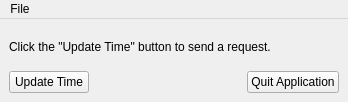
<?xml version="1.0" encoding="UTF-8"?>
<ui version="4.0">
 <class>MainWindow</class>
 <widget class="QMainWindow" name="MainWindow">
  <property name="geometry">
   <rect>
    <x>0</x>
    <y>0</y>
    <width>348</width>
    <height>102</height>
   </rect>
  </property>
  <property name="windowTitle">
   <string>MainWindow</string>
  </property>
  <widget class="QWidget" name="centralwidget">
   <layout class="QVBoxLayout" name="verticalLayout">
    <item>
     <widget class="QLabel" name="label">
      <property name="text">
       <string>Click the &quot;Update Time&quot; button to send a request.</string>
      </property>
     </widget>
    </item>
    <item>
     <layout class="QHBoxLayout" name="horizontalLayout">
      <item>
       <widget class="QPushButton" name="updateTime">
        <property name="text">
         <string>Update Time</string>
        </property>
       </widget>
      </item>
      <item>
       <spacer name="horizontalSpacer">
        <property name="orientation">
         <enum>Qt::Horizontal</enum>
        </property>
        <property name="sizeHint" stdset="0">
         <size>
          <width>40</width>
          <height>20</height>
         </size>
        </property>
       </spacer>
      </item>
      <item>
       <widget class="QPushButton" name="quit">
        <property name="text">
         <string>Quit Application</string>
        </property>
       </widget>
      </item>
     </layout>
    </item>
   </layout>
  </widget>
  <widget class="QMenuBar" name="menubar">
   <property name="geometry">
    <rect>
     <x>0</x>
     <y>0</y>
     <width>348</width>
     <height>22</height>
    </rect>
   </property>
   <widget class="QMenu" name="menuFile">
    <property name="title">
     <string>File</string>
    </property>
   </widget>
   <addaction name="menuFile"/>
  </widget>
 </widget>
 <resources/>
 <connections/>
</ui>
